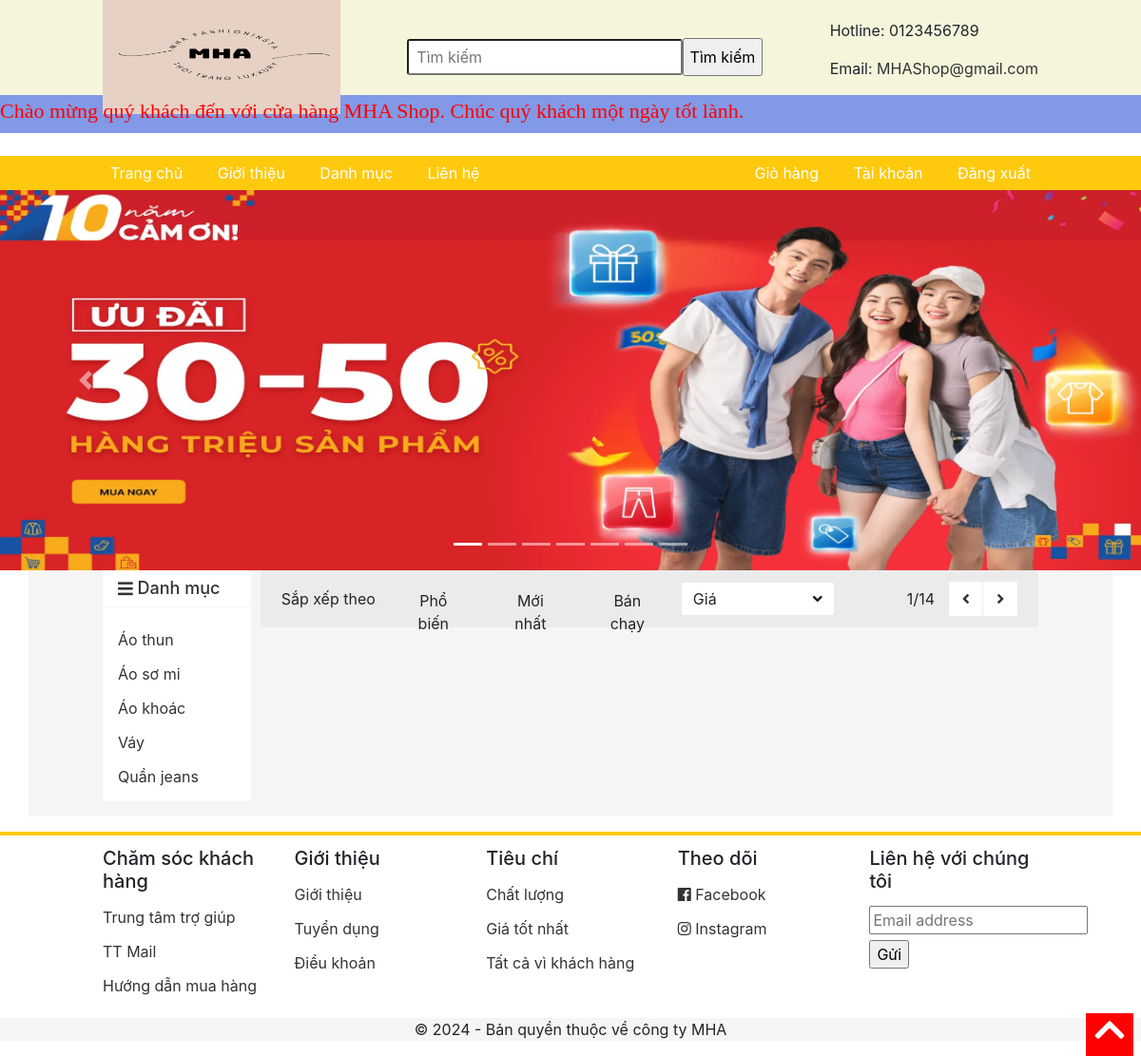
Page /timkiem.php on the committed database.
### tables this page shows
CREATE TABLE `danhmuc` (
  `id` int(11) NOT NULL,
  `tendanhmuc` varchar(100) NOT NULL
);

### timkiem.php (the view, shortened to what this page needs)
<html>
<head>
	<link rel="stylesheet" type="text/css" href="./css/grid.css">
	<link rel="stylesheet" type="text/css" href="./css/responsive.css">
	<link rel="stylesheet" type="text/css" href="main.css">
	<link rel="stylesheet" href="https://use.fontawesome.com/releases/v5.7.0/css/all.css">
	<link rel="stylesheet" href="https://maxcdn.bootstrapcdn.com/bootstrap/4.5.2/css/bootstrap.min.css">
</head>
<body>
<form action="timkiem.php" method="POST">
	<div class="app">
		<div class="header">
			<div class="grid wide">
				<div class="header-main">
					<div class="logo">
						<a href="index.php"><img src="./img/LOGO1.png" width="250" height="120"></a>
					</div>
					<div class="search">
						<input type="text" name="s" class="search-bar" placeholder="Tìm kiếm">
						<input class="tim" type="submit" value="Tìm kiếm">
					</div>
					<div class="contact">
						<p>Hotline: 0123456789</p>
						<p>Email: <a href="mailto:MHAShop@gmail.com" style="color: #333;">MHAShop@gmail.com</a></p>
					</div>
				</div>
			</div>
		</div>
		</form>
<div><marquee behavior="alternate" class="chaychu" >Chào mừng quý khách đến với cửa hàng MHA Shop. Chúc quý khách một ngày tốt lành.</marquee></div><br>
		<div class="navigation-bar">
			<ul class="navbar-list">
				<li class="navbar-item"><a href="index.php" class="navbar-link">Trang chủ</a></li>
				<li class="navbar-item"><a href="./pages/gioithieu.php" class="navbar-link">Giới thiệu</a></li>
				<li class="navbar-item navbar-item-category">
					<a href="" class="navbar-link">Danh mục</a>
				</li>
				<li class="navbar-item"><a href="./pages/lienhe.php" class="navbar-link">Liên hệ</a></li>
			</ul>
			<ul class="navbar-list">
			<li class="navbar-item"><a href="./pages/giohang.php" class="navbar-link">Giỏ hàng</a></li>
				<li class="navbar-item"><a href="./taikhoan.php" class="navbar-link">Tài khoản</a></li>
				<li class="navbar-item"><a href="./pages/dangxuat.php" class="navbar-link">Đăng xuất</a></li>
			</ul>
		</div>
		<div class="slideshow">
			<div id="carouselExampleIndicators" class="carousel slide" data-ride="carousel">
  				<ol class="carousel-indicators">
   					<li data-target="#carouselExampleIndicators" data-slide-to="0" class="active"></li>
   					<li data-target="#carouselExampleIndicators" data-slide-to="1"></li>
   					<li data-target="#carouselExampleIndicators" data-slide-to="2"></li>
   					<li data-target="#carouselExampleIndicators" data-slide-to="3"></li>
					<li data-target="#carouselExampleIndicators" data-slide-to="4"></li>
					<li data-target="#carouselExampleIndicators" data-slide-to="5"></li>
					<li data-target="#carouselExampleIndicators" data-slide-to="6"></li>
  				</ol>
  				<div class="carousel-inner">
    				<div class="carousel-item active">
    					 <img class="d-block w-100 h-50" src="./img/banner/1.png" alt="one slide">
   					</div>
  				</div>
  				<a class="carousel-control-prev" href="#carouselExampleIndicators" role="button" data-slide="prev">
   					<span class="carousel-control-prev-icon" aria-hidden="true"></span>
  				</a>
  				<a class="carousel-control-next" href="#carouselExampleIndicators" role="button" data-slide="next">
   					<span class="carousel-control-next-icon" aria-hidden="true"></span>
  				</a>
			</div>
		</div>
		<div class="container">
			<div class="grid wide">
				<div class="row sm-gutter grid-content">
					<div class="column l-2 me-0 s-0">
						<nav class="category">
							<h3 class="category-heading">
								<i class="category-heading-icon fas fa-bars"></i>
								Danh mục
							</h3>
							<ul class="category-list">
							<li class="navbar-category-item">
							<?php
										$conn3 = mysqli_connect("localhost", "root", "", "dacs2");
										$sql3 = "SELECT * From danhmuc";
										$ketqua3 = mysqli_query($conn3,$sql3);
										while($row3=mysqli_fetch_array($ketqua3)){
											echo '<a href="./danhmuc.php?iddanhmuc= '.$row3['id'].'" class="category-item__link">'.$row3['tendanhmuc'].'</a>';
										}
									?>
							</li>
							</ul>
						</nav>
					</div>
					<div class="column l-10 me-12 s-12">
						<div class="home-filter">
							<span class="label" style="margin-right: 16px;">Sắp xếp theo</span>
							<button class="home-filter-btn btn">Phổ biến</button>
							<button class="home-filter-btn btn btn--active">Mới nhất</button>
							<button class="home-filter-btn btn">Bán chạy</button>
							<div class="select-price">
								<span class="select-label">Giá</span>
								<i class="fas fa-angle-down"></i>
							</div>
							<div class="page">
								<div class="page-num">
									<span class="page-current">1</span>/14
								</div>
								<div class="page-control">
									<a href="" class="page-control-btn">
										<i class="page-control-icon fas fa-angle-left"></i>
									</a>
									<a href="" class="page-control-btn">
										<i class="page-control-icon fas fa-angle-right"></i>
									</a>
								</div>
							</div>
						</div>
						<div class="home-product">
								</div>
							</div>
						</div>
					</div>
				</div>
		<div class="footer">
			<div class="grid wide">
				<div class="row">
					<div class="column l-2-4 me-4 s-6">
						<h3 class="footer__heading">Chăm sóc khách hàng</h3>
						<ul class="footer-list">
							<li class="footer-item">
								<a href="" class="footer-item-link">Trung tâm trợ giúp</a>
							</li>
							<li class="footer-item">
								<a href="" class="footer-item-link">TT Mail</a>
							</li>
							<li class="footer-item">
								<a href="" class="footer-item-link">Hướng dẫn mua hàng</a>
							</li>
						</ul>
					</div>
					<div class="column l-2-4 me-4 s-6">
						<h3 class="footer__heading">Giới thiệu</h3>
						<ul class="footer-list">
							<li class="footer-item">
								<a href="" class="footer-item-link">Giới thiệu</a>
							</li>
							<li class="footer-item">
								<a href="" class="footer-item-link">Tuyển dụng</a>
							</li>
							<li class="footer-item">
								<a href="" class="footer-item-link">Điều khoản</a>
							</li>
						</ul>
					</div>
					<div class="column l-2-4 me-4 s-6">
					<h3 class="footer__heading">Tiêu chí</h3>
						<ul class="footer-list">
							<li class="footer-item">
								<a  class="footer-item-link">Chất lượng</a>
							</li>
							<li class="footer-item">
								<a  class="footer-item-link">Giá tốt nhất</a>
							</li>
							<li class="footer-item">
								<a  class="footer-item-link">Tất cả vì khách hàng</a>
							</li>
						</ul>
					</div>
					<div class="column l-2-4 me-4 s-6">
						<h3 class="footer__heading">Theo dõi</h3>
						<ul class="footer-list">
							<li class="footer-item">
								<a href="" class="footer-item-link">
									<i class="fab fa-facebook"></i>
									Facebook
								</a>
							</li>
							<li class="footer-item">
								<a href="" class="footer-item-link">
									<i class="fab fa-instagram"></i>
									Instagram
								</a>
							</li>
						</ul>
					</div>
					<div class="column l-2-4 me-4 s-6">
						<h3 class="footer__heading">Liên hệ với chúng tôi</h3>
						<input class="footer__input" type="text" placeholder="Email address">
						<input type="submit" value="Gửi">
					</div>
				</div>
			</div>
			<div class="footer__bottom">
				<div class="grid wide">
					<p>© 2024 - Bản quyền thuộc về công ty MHA</p>
				</div>
			</div>
		</div>
		<div class="scroll-to-top" onclick="scrollToTop();">
			<i class="scroll-to-top-icon fas fa-chevron-up"></i>
		</div>
</body>
</html>

### css/grid.css (style rules this page uses)
.grid { width: 100%; display: block; padding: 0; }
.grid.wide { max-width: 1200px; margin: 0 auto; }
.row { display: flex; flex-wrap: wrap; margin-left: -4px; margin-right: -4px; }
.column { padding-left: 4px; padding-right: 4px; }
.s-0 { display: none; }
.s-6 { flex: 0 0 50%; max-width: 50%; }
.s-12 { flex: 0 0 100%; max-width: 100%; }
@media (min-width: 740px) { .row { margin-left: -8px; margin-right: -8px; } }
@media (min-width: 740px) { .column { padding-left: 8px; padding-right: 8px; } }
@media (min-width: 740px) { .me-0 { display: none; } }
@media (min-width: 740px) { .me-1, .me-2, .me-3, .me-4, .me-5, .me-6, .me-7, .me-8, .me-9, .me-10, .me-11, .me-12 { display: block; } }
@media (min-width: 740px) { .me-4 { flex: 0 0 33.33333%; max-width: 33.33333%; } }
@media (min-width: 740px) { .me-12 { flex: 0 0 100%; max-width: 100%; } }
@media (min-width: 1113px) { .row { margin-left: -12px; margin-right: -12px; } }
@media (min-width: 1113px) { .row.sm-gutter { margin-left: -5px; margin-right: -5px; } }
@media (min-width: 1113px) { .column { padding-left: 12px; padding-right: 12px; } }
@media (min-width: 1113px) { .row.sm-gutter .column { padding-left: 5px; padding-right: 5px; } }
@media (min-width: 1113px) { .l-1, .l-2, .l-2-4, .l-3, .l-4, .l-5, .l-6, .l-7, .l-8, .l-9, .l-10, .l-11, .l-12 { display: block; } }
@media (min-width: 1113px) { .l-2 { flex: 0 0 16.66667% !important; max-width: 16.66667%; } }
@media (min-width: 1113px) { .column.l-2-4 { flex: 0 0 20%; max-width: 20%; } }
@media (min-width: 1113px) { .l-10 { flex: 0 0 83.33333%; max-width: 83.33333%; } }
@media (min-width: 1024px) and (max-width: 1239px) { .wide { width: 984px; } }
@media (min-width: 1024px) and (max-width: 1239px) { .wide .row { margin-left: -12px; margin-right: -12px; } }
@media (min-width: 1024px) and (max-width: 1239px) { .wide .row.sm-gutter { margin-left: -5px; margin-right: -5px; } }
@media (min-width: 1024px) and (max-width: 1239px) { .wide .column { padding-left: 12px; padding-right: 12px; } }
@media (min-width: 1024px) and (max-width: 1239px) { .wide .row.sm-gutter .column { padding-left: 5px; padding-right: 5px; } }
@media (min-width: 1024px) and (max-width: 1239px) { .wide .l-1, .wide .l-2, .wide .l-2-4, .wide .l-3, .wide .l-4, .wide .l-5, .wide .l-6, .wide .l-7, .wide .l-8, .wide .l-9, .wide .l-10, .wide .l-11, .wide .l-12 { display: block; } }
@media (min-width: 1024px) and (max-width: 1239px) { .wide .l-2 { flex: 0 0 16.66667%; max-width: 16.66667%; } }
@media (min-width: 1024px) and (max-width: 1239px) { .wide .l-2-4 { flex: 0 0 20%; max-width: 20%; } }
@media (min-width: 1024px) and (max-width: 1239px) { .wide .l-10 { flex: 0 0 83.33333%; max-width: 83.33333%; } }

### timkiem.php (style rules this page uses)
.tim { height: 40px; }
.chaychu { background-color: #8199E6; color: red; font-family: serif; font-size: 22px; height: 40px; }

### rows in the picture
danhmuc: tendanhmuc "Áo thun"
danhmuc: tendanhmuc "Áo sơ mi"
danhmuc: tendanhmuc "Áo khoác"
danhmuc: tendanhmuc "Váy"
danhmuc: tendanhmuc "Quần jeans"
